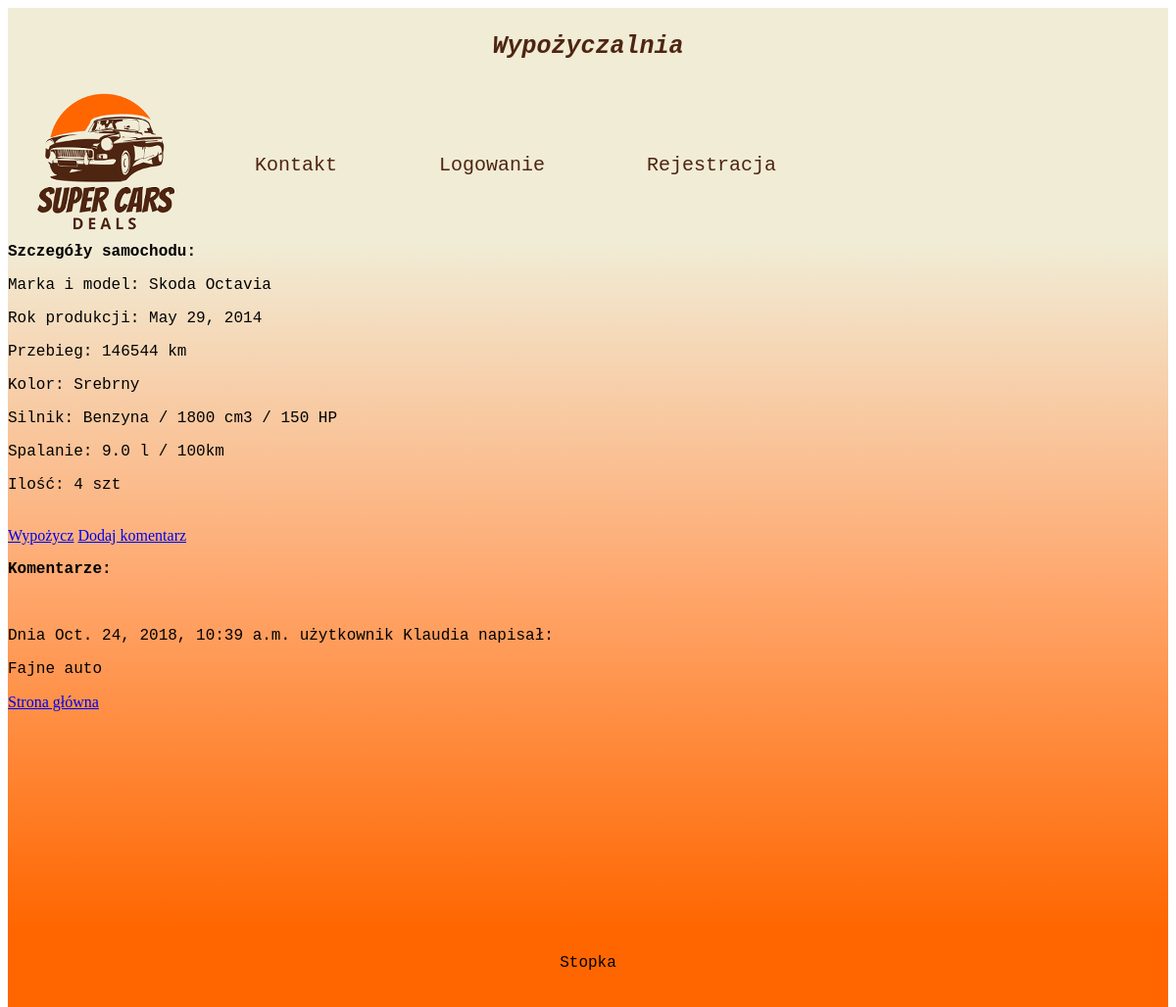
Screenshot of /carrental/Octavia/1 with the database file from the repository.
### carrental/models.py (models this page shows, shortened)
class Car(models.Model):
	manufacturer = models.ForeignKey(Manufacturer, on_delete=models.CASCADE)
	engine = models.ForeignKey(Engine, on_delete=models.CASCADE)
	model= models.CharField(max_length=30)
	course = models.IntegerField()
	year_of_production = models.DateField()
	color = models.CharField(max_length=30, default='brak')
	reg_number = models.CharField(max_length=7, default='brakrej')
	quantity = models.IntegerField(default=0)
	price = models.IntegerField()
	def get_absolute_url(self):
		return reverse('carrental:detail',
					   args=[self.model,
							 self.pk])

class Manufacturer(models.Model):
	mark = models.CharField(max_length=30)
	about_man = models.CharField(max_length=250)

class Engine(models.Model):
	engine_type = models.CharField(max_length = 40)
	capacity = models.IntegerField()
	combustion = models.FloatField()
	power = models.IntegerField()

class Comment(models.Model):
	car = models.ForeignKey(Car, related_name='comments')
	name = models.CharField(max_length=80)
	email = models.EmailField()
	body = models.TextField()
	created = models.DateTimeField(auto_now_add=True)
	updated = models.DateTimeField(auto_now=True)
	active = models.BooleanField(default=True)
	class Meta:
		ordering = ('created',)

### carrental/views.py (the view)
# urls.py: url(r'^(?P<model>\w+)/(?P<pk>\d+)$', views.detail, name='detail'),
def detail(request, model, pk):
	car_detail = get_object_or_404(Car,
						     model = model,
							 pk = pk)
	comments = Comment.objects.filter(car_id=pk)
	return render(request, 'carrental/detail.html', {'cardetail' : car_detail, 'comments' : comments})

### carrental/templates/carrental/detail.html (shortened to what this page needs)
{% extends "carrental/index.html" %}
{% block 'content' %}
<p><b>Szczegóły samochodu:</b></p>
	<p>Marka i model: {{ cardetail.manufacturer.mark }} {{ cardetail.model }}</p>
	<p>Rok produkcji: {{ cardetail.year_of_production }}</p>
	<p>Przebieg: {{ cardetail.course }} km</p>
	<p>Kolor: {{ cardetail.color }}</p>
	<p>Silnik: {{ cardetail.engine.engine_type }} / {{ cardetail.engine.capacity }} cm3 / {{ cardetail.engine.power }} HP</p>
	<p>Spalanie: {{ cardetail.engine.combustion }} l / 100km</p>
	<p>Ilość: {{ cardetail.quantity }} szt</p>
{% if cardetail.quantity > 0 %}
<a href="{{ cardetail.get_absolute_url }}/AddToOrder">Wypożycz</a>
{% else %}
<p>Niestety obecnie nie posiadamy tego modelu na stanie</p>
{% endif %}
<a href="{{ cardetail.get_absolute_url }}/AddComment">Dodaj komentarz</a>
<p><b>Komentarze:</b></p></br>
{% for Comment in comments %}
<p>Dnia {{Comment.created}} użytkownik {{ Comment.name }} napisał: </p>
<p>{{Comment.body}}</p>
{% endfor %}
<a href="{% url 'carrental:index' %}">Strona główna</a></br></br>
{% endblock %}

### carrental/templates/carrental/index.html (shortened to what this page needs)
<!DOCTYPE html PUBLIC "-//W3C//DTD XHTML 1.0 Strict//EN"
	"http://www.w3.org/TR/xhtml1/DTD/xhtml1-strict.dtd">
<html xmlns="http://www.w3.org/1999/xhtml" xml:lang="en" lang="en">
{% load static %}
<head>
	<link rel="stylesheet" type="text/css" href="{% static "carrental/css/style.css" %}" />
</head>
<body>
	 <div id="header">
	 <p><b>Wypożyczalnia</b></p>
	 </div>
	<div id="nav">
	<a href="{% url 'carrental:index' %}"><img src="{% static "carrental/img/logo.png" %}" alt="carimg"></a>
	<a href="/contact/" class="button">Kontakt</a>
	{% if request.user.is_authenticated %}
	<a href="{% url 'account:dashboard' %}" class="button">Panel użytkownika</a>
	<a href="{% url 'account:logout' %}" class="button">Wyloguj się</a>
	{% else %}
	<a href="{% url 'account:login' %}" class="button">Logowanie</a>
	<a href="{% url 'account:register' %}" class="button">Rejestracja</a>
	{% endif %}
	</div>
	<div id="content">
	{% block 'content' %}{% endblock %}
	</div>
	<div id="footer">
		<p>Stopka</p>
	</div>
</body>
</html>

### carrental/static/carrental/css/style.css (style rules this page uses)
body { border: 0px; height: 1000px; }
#header { width: 100%; background-color: #f1ecd6; height: 8%; float: left; text-align: center; font-size: 25px; font-family: "Courier New", Courier, monospace; font-style: italic; color: #4e2511; }
#nav { background-color: #f1ecd6; float: left; width: 100%; height: 16%; display: flex; align-items: center; }
#content { clear: both; height: 70%; background: linear-gradient(#f1ecd6, #ffa76d, #ff6600); }
#footer { height: 6%; background-color: #ff6600; font-family: "Courier New", Courier, monospace; text-align: center; margin: auto; padding: 10px; }
.button { background-color: #f1ecd6; border: none; color: #4e2511; padding: 25px 52px; text-align: center; text-decoration: none; font-size: 20px; font-family: "Courier New", Courier, monospace; vertical-align: 100%; }
p { font-family: "Courier New", Courier, monospace; }

### rows the page displays
Car: manufacturer.mark "Skoda", model "Octavia", year_of_production "May 29, 2014", course "146544", color "Srebrny", engine.engine_type "Benzyna", engine.capacity "1800", engine.power "150", engine.combustion "9.0", quantity "4"
Comment: created "Oct. 24, 2018, 10:39 a.m.", name "Klaudia", body "Fajne auto"
